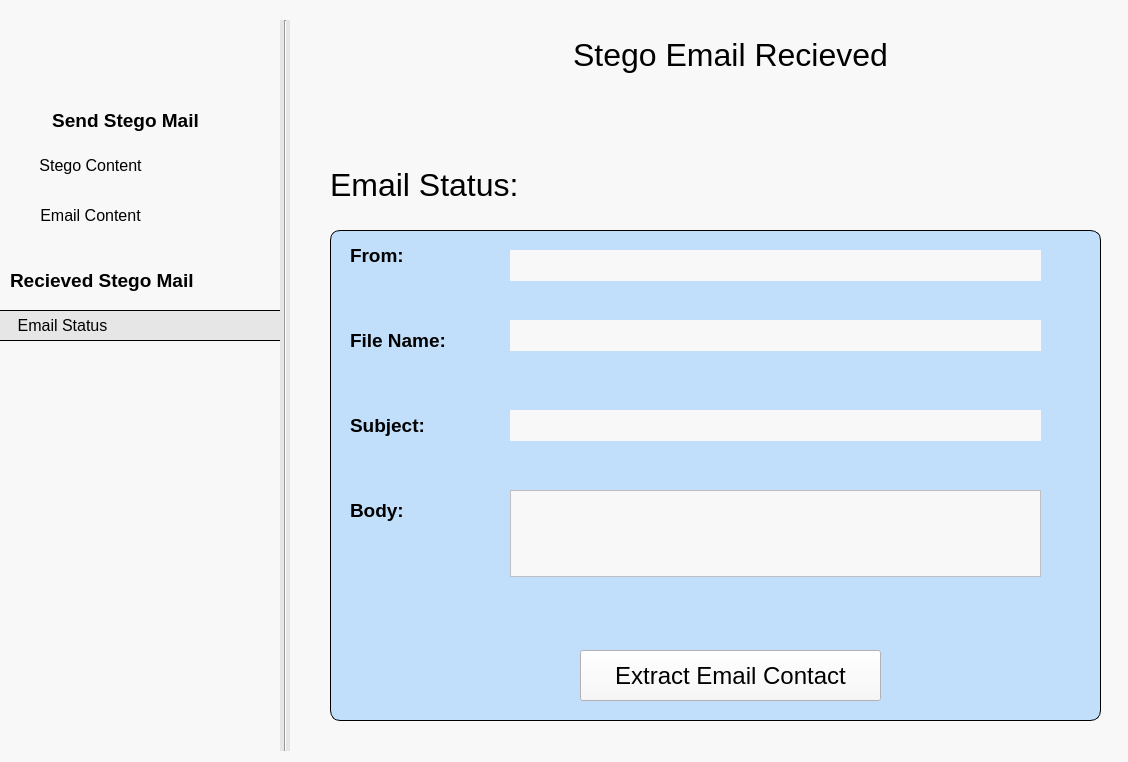
<?xml version="1.0" encoding="UTF-8"?>
<ui version="4.0">
 <class>Dialog</class>
 <widget class="QDialog" name="Dialog">
  <property name="enabled">
   <bool>true</bool>
  </property>
  <property name="geometry">
   <rect>
    <x>0</x>
    <y>0</y>
    <width>1128</width>
    <height>762</height>
   </rect>
  </property>
  <property name="windowTitle">
   <string>Dialog</string>
  </property>
  <property name="styleSheet">
   <string notr="true">
background-color: rgb(248, 248, 248);</string>
  </property>
  <widget class="QLabel" name="label">
   <property name="geometry">
    <rect>
     <x>490</x>
     <y>30</y>
     <width>481</width>
     <height>51</height>
    </rect>
   </property>
   <property name="text">
    <string>&lt;html&gt;&lt;head/&gt;&lt;body&gt;&lt;p align=&quot;center&quot;&gt;&lt;span style=&quot; font-size:24pt; color:#000000;&quot;&gt;Stego Email Recieved&lt;/span&gt;&lt;/p&gt;&lt;/body&gt;&lt;/html&gt;</string>
   </property>
  </widget>
  <widget class="QLabel" name="label_2">
   <property name="geometry">
    <rect>
     <x>330</x>
     <y>160</y>
     <width>251</width>
     <height>51</height>
    </rect>
   </property>
   <property name="text">
    <string>&lt;html&gt;&lt;head/&gt;&lt;body&gt;&lt;p&gt;&lt;span style=&quot; font-size:24pt; color:#000000;&quot;&gt;Email Status:&lt;/span&gt;&lt;/p&gt;&lt;/body&gt;&lt;/html&gt;</string>
   </property>
  </widget>
  <widget class="QListWidget" name="listWidget">
   <property name="geometry">
    <rect>
     <x>330</x>
     <y>230</y>
     <width>771</width>
     <height>491</height>
    </rect>
   </property>
   <property name="styleSheet">
    <string notr="true">background-color: rgb(138, 198, 253,0.5);
border-radius:10px;
border: 0.5px solid #000000;</string>
   </property>
  </widget>
  <widget class="QPushButton" name="btnEncryption">
   <property name="geometry">
    <rect>
     <x>10</x>
     <y>100</y>
     <width>231</width>
     <height>40</height>
    </rect>
   </property>
   <property name="font">
    <font>
     <pointsize>14</pointsize>
     <weight>75</weight>
     <bold>true</bold>
    </font>
   </property>
   <property name="autoFillBackground">
    <bool>false</bool>
   </property>
   <property name="styleSheet">
    <string notr="true">color:black;
box-shadow: none;
border-style:flat;
text-align: center;
</string>
   </property>
   <property name="text">
    <string>Send Stego Mail</string>
   </property>
  </widget>
  <widget class="QPushButton" name="btnDecryption">
   <property name="geometry">
    <rect>
     <x>10</x>
     <y>260</y>
     <width>241</width>
     <height>40</height>
    </rect>
   </property>
   <property name="font">
    <font>
     <pointsize>14</pointsize>
     <weight>75</weight>
     <bold>true</bold>
    </font>
   </property>
   <property name="autoFillBackground">
    <bool>false</bool>
   </property>
   <property name="styleSheet">
    <string notr="true">color:black;
box-shadow: none;
border-style:flat;
text-align: left;
</string>
   </property>
   <property name="text">
    <string>Recieved Stego Mail</string>
   </property>
  </widget>
  <widget class="QPushButton" name="btnEmailContent">
   <property name="geometry">
    <rect>
     <x>20</x>
     <y>200</y>
     <width>141</width>
     <height>31</height>
    </rect>
   </property>
   <property name="font">
    <font>
     <pointsize>12</pointsize>
     <weight>50</weight>
     <bold>false</bold>
    </font>
   </property>
   <property name="autoFillBackground">
    <bool>false</bool>
   </property>
   <property name="styleSheet">
    <string notr="true">color:black;
box-shadow: none;
border-style:flat;
text-align: center;
</string>
   </property>
   <property name="text">
    <string>Email Content</string>
   </property>
  </widget>
  <widget class="QPushButton" name="btnStegoContent">
   <property name="geometry">
    <rect>
     <x>20</x>
     <y>150</y>
     <width>141</width>
     <height>31</height>
    </rect>
   </property>
   <property name="font">
    <font>
     <pointsize>12</pointsize>
     <weight>50</weight>
     <bold>false</bold>
    </font>
   </property>
   <property name="autoFillBackground">
    <bool>false</bool>
   </property>
   <property name="styleSheet">
    <string notr="true">color:black;
box-shadow: none;
border-style:flat;
text-align: center;
</string>
   </property>
   <property name="text">
    <string>Stego Content</string>
   </property>
  </widget>
  <widget class="QPushButton" name="btnEmailStatus">
   <property name="geometry">
    <rect>
     <x>-10</x>
     <y>310</y>
     <width>291</width>
     <height>31</height>
    </rect>
   </property>
   <property name="font">
    <font>
     <pointsize>12</pointsize>
     <weight>50</weight>
     <bold>false</bold>
    </font>
   </property>
   <property name="autoFillBackground">
    <bool>false</bool>
   </property>
   <property name="styleSheet">
    <string notr="true">color:black;
box-shadow: none;
border-style:flat;
text-align: left;
border: 0.5px solid #000000;
background-color: rgb(230, 230, 230);</string>
   </property>
   <property name="text">
    <string>      Email Status</string>
   </property>
  </widget>
  <widget class="Line" name="line">
   <property name="geometry">
    <rect>
     <x>280</x>
     <y>20</y>
     <width>10</width>
     <height>731</height>
    </rect>
   </property>
   <property name="styleSheet">
    <string notr="true">background-color: rgb(230, 230, 230);
</string>
   </property>
   <property name="orientation">
    <enum>Qt::Vertical</enum>
   </property>
  </widget>
  <widget class="QPushButton" name="btnExtract">
   <property name="geometry">
    <rect>
     <x>580</x>
     <y>650</y>
     <width>301</width>
     <height>51</height>
    </rect>
   </property>
   <property name="font">
    <font>
     <pointsize>18</pointsize>
    </font>
   </property>
   <property name="text">
    <string>Extract Email Contact</string>
   </property>
  </widget>
  <widget class="QLabel" name="txtSubject">
   <property name="geometry">
    <rect>
     <x>350</x>
     <y>410</y>
     <width>101</width>
     <height>31</height>
    </rect>
   </property>
   <property name="font">
    <font>
     <pointsize>14</pointsize>
     <weight>75</weight>
     <bold>true</bold>
    </font>
   </property>
   <property name="styleSheet">
    <string notr="true">background-color: rgba(255, 255, 255, 0);</string>
   </property>
   <property name="text">
    <string>Subject:</string>
   </property>
  </widget>
  <widget class="QLabel" name="txtFrom">
   <property name="geometry">
    <rect>
     <x>350</x>
     <y>240</y>
     <width>71</width>
     <height>31</height>
    </rect>
   </property>
   <property name="font">
    <font>
     <pointsize>14</pointsize>
     <weight>75</weight>
     <bold>true</bold>
    </font>
   </property>
   <property name="styleSheet">
    <string notr="true">background-color: rgba(255, 255, 255, 0);</string>
   </property>
   <property name="text">
    <string>From:</string>
   </property>
  </widget>
  <widget class="QLabel" name="txtBody">
   <property name="geometry">
    <rect>
     <x>350</x>
     <y>490</y>
     <width>81</width>
     <height>41</height>
    </rect>
   </property>
   <property name="font">
    <font>
     <pointsize>14</pointsize>
     <weight>75</weight>
     <bold>true</bold>
    </font>
   </property>
   <property name="styleSheet">
    <string notr="true">background-color: rgba(255, 255, 255, 0);</string>
   </property>
   <property name="text">
    <string>Body:</string>
   </property>
  </widget>
  <widget class="QLabel" name="txtFileName">
   <property name="geometry">
    <rect>
     <x>350</x>
     <y>320</y>
     <width>131</width>
     <height>41</height>
    </rect>
   </property>
   <property name="font">
    <font>
     <pointsize>14</pointsize>
     <weight>75</weight>
     <bold>true</bold>
    </font>
   </property>
   <property name="styleSheet">
    <string notr="true">background-color: rgba(255, 255, 255, 0);</string>
   </property>
   <property name="text">
    <string>File Name:</string>
   </property>
  </widget>
  <widget class="QPlainTextEdit" name="taBody">
   <property name="geometry">
    <rect>
     <x>510</x>
     <y>490</y>
     <width>531</width>
     <height>87</height>
    </rect>
   </property>
  </widget>
  <widget class="QLabel" name="tfFrom">
   <property name="geometry">
    <rect>
     <x>510</x>
     <y>250</y>
     <width>531</width>
     <height>31</height>
    </rect>
   </property>
   <property name="font">
    <font>
     <pointsize>14</pointsize>
    </font>
   </property>
   <property name="text">
    <string/>
   </property>
  </widget>
  <widget class="QLabel" name="tfFileName">
   <property name="geometry">
    <rect>
     <x>510</x>
     <y>320</y>
     <width>531</width>
     <height>31</height>
    </rect>
   </property>
   <property name="font">
    <font>
     <pointsize>14</pointsize>
    </font>
   </property>
   <property name="text">
    <string/>
   </property>
  </widget>
  <widget class="QLabel" name="tfSubject">
   <property name="geometry">
    <rect>
     <x>510</x>
     <y>410</y>
     <width>531</width>
     <height>31</height>
    </rect>
   </property>
   <property name="font">
    <font>
     <pointsize>14</pointsize>
    </font>
   </property>
   <property name="text">
    <string/>
   </property>
  </widget>
 </widget>
 <resources>
  <include location="../../../../ATIYA AMG/Downloads/backgroungImg.qrc"/>
 </resources>
 <connections/>
</ui>
